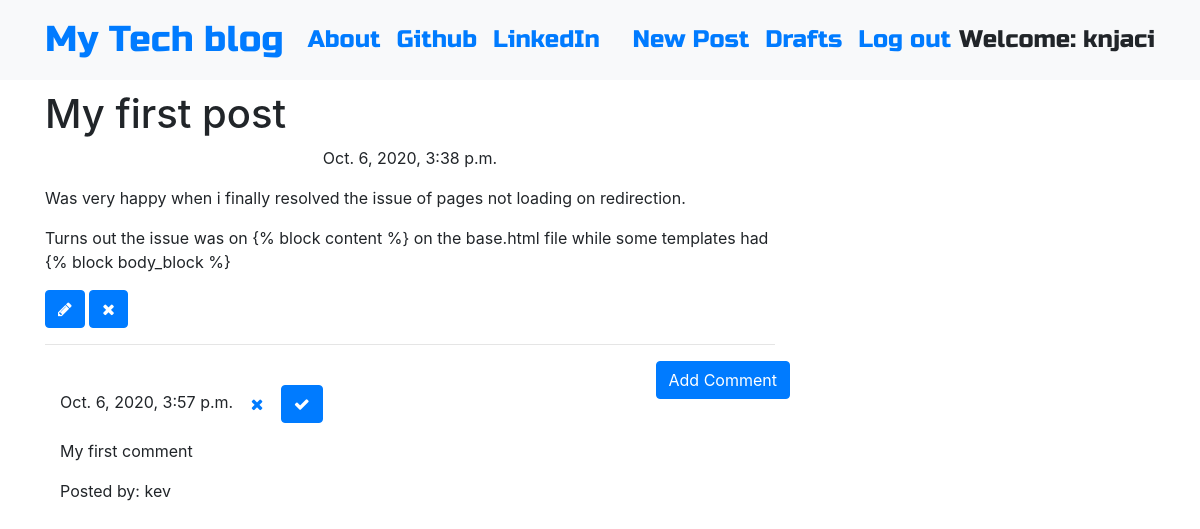
Page /post/7/ (signed in) on the committed database.
### blog/models.py (models this page shows, shortened)
class Post(models.Model):
    author = models.ForeignKey('auth.User',on_delete = models.CASCADE)
    title = models.CharField(max_length=100)
    text = models.TextField()
    creation_date = models.DateTimeField(default=timezone.now())
    published_date = models.DateTimeField(blank=True,null=True)

class Comment(models.Model):
    post = models.ForeignKey('blog.Post',related_name='comments',on_delete = models.CASCADE)
    author = models.CharField(max_length=100)
    text = models.TextField()
    creation_date = models.DateTimeField(default=timezone.now())
    approved_comments = models.BooleanField(default=False)

### blog/views.py (the view)
# urls.py: path('post/<int:pk>/', views.PostDetailView.as_view(),name='post_detail'),
class PostDetailView(DetailView):
    model = Post

### blog/templates/blog/post_detail.html
{% extends 'blog/base.html' %}
{% block content %}
<h1 class="posttilte loader">{{post.title}}</h1>
{% if post.published_date %}
<div class="date postdate">
  {{ post.published_date}}
</div>
{% else %}
<a class="btn btn-default" href="{% url 'post_publish' pk=post.pk %}">Publish</a>
{% endif %}
<p class="postcontent">{{ post.text|safe|linebreaksbr}}</p>
{% if user.is_authenticated %}
<a class="btn btn-primary" href="{% url 'post_edit' pk=post.pk %}">
  <span class="fa fa-pencil"></span>
</a>
<a class="btn btn-primary" href="{% url 'post_delete' pk=post.pk %}">
  <span class="fa fa-remove"></span>
</a>
{% endif %}
<hr>
<a class="btn btn-primary btn-comment" href="{% url 'add_comment_to_post' pk=post.pk %}">Add Comment</a>
<div class="container">
  {% for comment in post.comments.all %}
  <br>
    {% if user.is_authenticated or comment.approved_comment %}
      {{comment.creation_date}}
        {% if not comment.approved_comment %}
          <a class="btn btn-default" href="{% url 'comment_remove' pk=comment.pk %}">
            <span class="fa fa-remove"></span></span>
          </a>
          <a class="btn btn-primary" href="{% url 'comment_approve' pk=comment.pk %}">
            <span class="fa fa-check"></span>
          </a>
        {% endif %}
        <p>{{comment.text|safe|linebreaks}}</p>
        <p>Posted by: {{comment.author}}</p>
    {% endif %}
    {% empty %}
    <p>No Comments</p>
  {% endfor %}
</div>
{% endblock %}

### blog/templates/blog/base.html (shortened to what this page needs)
<!DOCTYPE html>
{% load static %}
<html lang="en" dir="ltr">
  <head>
    <link rel="stylesheet" href="https://stackpath.bootstrapcdn.com/bootstrap/4.1.3/css/bootstrap.min.css"
>
    <link href="https://maxcdn.bootstrapcdn.com/font-awesome/4.7.0/css/font-awesome.min.css" rel="stylesheet">
    <link rel="stylesheet" href="//cdn.jsdelivr.net/npm/medium-editor@latest/dist/css/medium-editor.min.css" type="text/css" media="screen" charset="utf-8">
    <link rel="stylesheet" href="{% static 'css/blog.css' %}">
  </head>
  <body class="loader">
    <nav class="navbar navbar-expand-lg bg-light techfont">
      <div class="container">
        <div class="navbar-nav align-items-center">
          <a class="navbar-brand bigbrand" href="{% url 'post_list' %}">My Tech blog</a>
          <a class="nav-item nav-link" href="{% url 'about' %}">About</a>
          <a class="nav-item nav-link" href="https://www.github.com">Github</a>
          <a class="nav-item nav-link" href="https://www.linkedin.com">LinkedIn</a>
        </div>
        <div class="navbar-nav align-items-center ml-auto">
          {% if user.is_authenticated %}
            <a class="nav-item nav-link" href="{% url 'post_new' %}">New Post</a>
            <a class="nav-item nav-link" href="{% url 'post_draft_list' %}">Drafts</a>
            <a class="nav-item nav-link" href="{% url 'logout' %}">Log out</a>
            <a >Welcome: {{ user.username }}</a>
          {% else %}
            <a class="nav-item nav-link" href="{% url 'login' %}" aria-label="Login">
              <span class="fa fa-user" aria-hidden="true"></span></a>
          {% endif %}
        </div>
      </div>
    </nav>
    <div class="content container">
      <div class="row">
        <div class="col-md-8">
          <div class="blog_posts">
            {% block content %}
            {% endblock %}
          </div>
        </div>
      </div>
    </div>
  </body>
</html>

### blog/static/css/blog.css (style rules this page uses)
.techfont { font-family: 'Russo One', sans-serif; font-size: 1.5em; margin-bottom: 10px; }
.bigbrand { font-size: 1.5em; }
.loader { filter:hue-rotate(0deg); color:linear-gradient(45deg,#0f8,#08f); animation:hue 10000ms infinite linear; }
.postdate { text-align: center; }
.postcontent { font-family: Montserrat; font-size: 1.5em; }
.btn-comment { position: absolute; right: 0px; }

### rows in the picture
Post: title "My first post", published_date "Oct. 6, 2020, 3:38 p.m.", text "Was very happy when i finally resolved the issue of pages not loading on redirection. Turns out the issue was on {% block content %} on the base.html file while some templates had {% block body_block %}"
Comment: creation_date "Oct. 6, 2020, 3:57 p.m.", text "My first comment", author "kev"

### other values in the picture
{{ user.username }} "knjaci"
